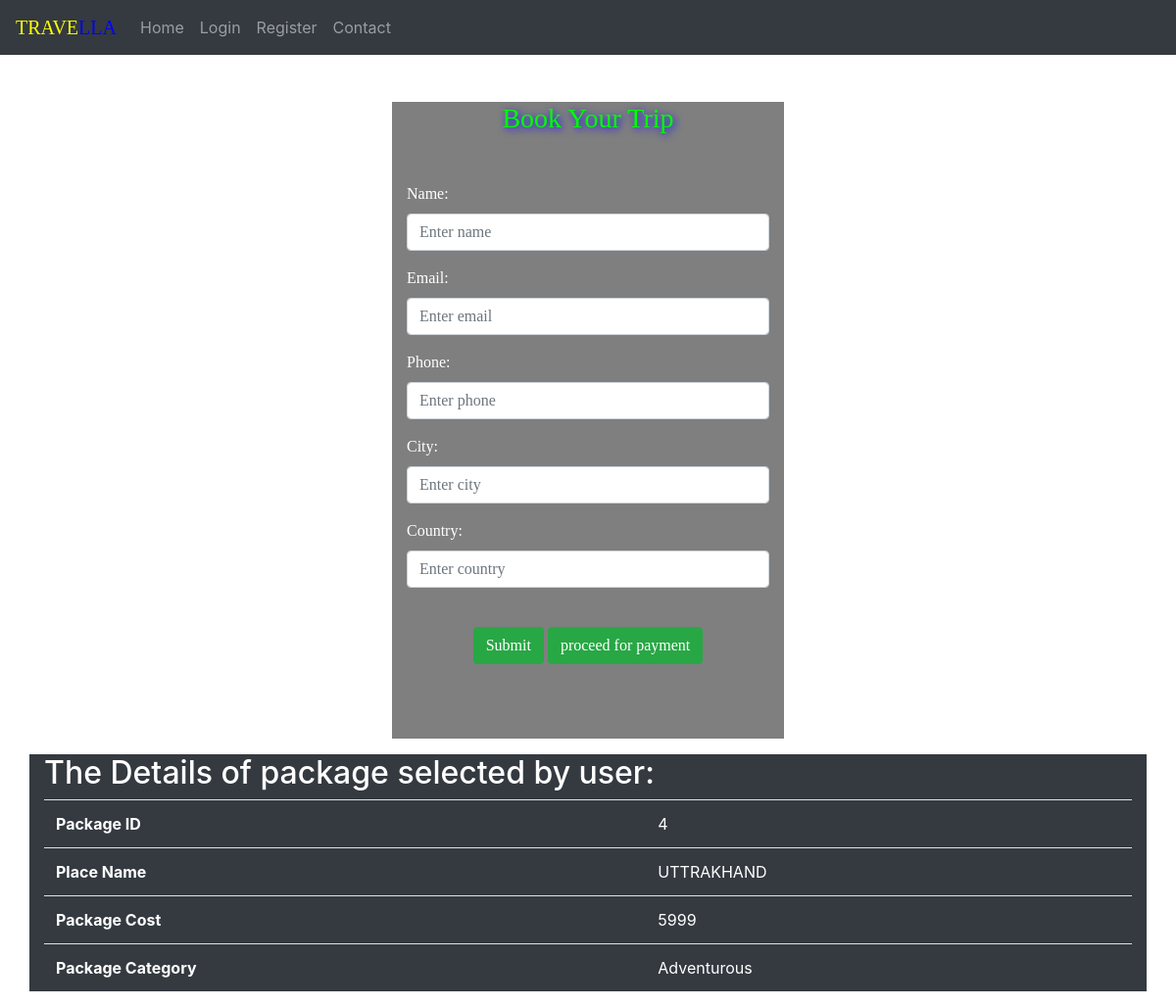
Page /order?checkid=4 on the committed database.
### myapp/models.py (models this page shows, shortened)
class package(models.Model):
    package_name=models.CharField(max_length=200)
    package_cate=models.CharField(max_length=200)
    days=models.IntegerField()
    package_image=models.ImageField(upload_to='package_images')
    package_desc=models.CharField(max_length=1000)
    package_price=models.IntegerField()
    pub_date=models.DateTimeField()

### myapp/views.py (the view)
# urls.py: path('order',views.order,name="order"),
def order(request):
    form = bookingForm()
    if request.method == "POST":
        form = bookingForm(request.POST)
        if form.is_valid():
            email = form.cleaned_data.get('email')
            form.save()
            send_mail(
                'Confirmation mail',
                'Thanks for booking.. stay connectd with us for booking various packages',
                settings.EMAIL_HOST_USER,
                fail_silently=True,
                recipient_list=[email]
            )
            messages.success(request, "package booked successfully !!")
        else:
            messages.error(request, "fill the correct details")
    else:
        idd = request.GET["checkid"]
        obj = package.objects.get(id=idd)
    return render(request,'order.html',{'form':form,'obj':obj})

### myapp/forms.py
class bookingForm(forms.ModelForm):
    class Meta:
        model=booking
        fields=['name','email','phone','city','country']
        widgets={
            'name':forms.TextInput(attrs={'class':'form-control text-primary','placeholder':"Enter name"}),
            'email':forms.TextInput(attrs={'class':'form-control text-primary','placeholder':"Enter email"}),
            'phone':forms.TextInput(attrs={'class':'form-control text-primary','placeholder':"Enter phone"}),
            'city':forms.TextInput(attrs={'class':'form-control text-primary','placeholder':"Enter city"}),
            'country':forms.TextInput(attrs={'class':'form-control text-primary','placeholder':"Enter country"}),
        }

### templates/order.html (shortened to what this page needs)
<!DOCTYPE html>
<html lang="en">
<head>
  <link rel="stylesheet" href="https://maxcdn.bootstrapcdn.com/bootstrap/4.5.2/css/bootstrap.min.css">
</head>
<body background="https://encrypted-tbn0.gstatic.com/images?q=tbn:ANd9GcQ3b2SuPaYYuICKAuDMmRu828tgU-voRXUXuA&usqp=CAU">
<nav class="navbar navbar-expand-md bg-dark navbar-dark">
  <a class="navbar-brand" href="#" style="color:yellow;font-family:cursive;">TRAVE<span style="color:blue;font-family:cursive;">LLA</span></a>
  <div class="collapse navbar-collapse" id="collapsibleNavbar">
<center>
    <ul class="navbar-nav">
      <li class="nav-item">
        <a class="nav-link" href="{% url 'index' %}">Home</a>
      </li>
      <li class="nav-item">
        <a class="nav-link" href="{% url 'login' %}">Login</a>
      </li>
      <li class="nav-item">
        <a class="nav-link" href="{% url 'register' %}">Register</a>
      </li>
      <li class="nav-item">
        <a class="nav-link" href="{% url 'enquiry' %}">Contact</a>
    </ul>
</center>
  </div>
</nav>
<div class="container mt-5" style="background-color:rgba(0,0,0,0.5); width:400px; height:650px;">
    <center><h3 style="font-family:cursive;text-shadow:2px 2px 8px blue;color:rgb(0,255,0);">Book Your Trip</h3></center>
<form method="POST" style="color:white;font-family:cursive;" class="mt-5">
{{form.as_p}}
    <center><input type="submit" class="btn btn-success mt-4">
    <a type="button" href="{% url 'payment'%}" class="btn btn-success mt-4">proceed for payment</a></center>
</form>
      </div>
 <div class="container bg-dark mt-3">
          <h2 style="color:white;">The Details of package selected by user:</h2>
   <table class="table">
                  <tbody>
                  <tr>
                      <th style="color:white;">Package ID</th>
                      <td style="color:white;">{{obj.id}}</td>
                  </tr>
                  <tr>
                      <th style="color:white;">Place Name</th>
                      <td style="color:white;">{{obj.package_name}}</td>
                  </tr>
                  <tr>
                      <th style="color:white;">Package Cost</th>
                      <td style="color:white;">{{obj.package_price}}</td>
				   <tr>
                      <th style="color:white;">Package Category</th>
                      <td style="color:white;">{{obj.package_cate}}</td>
                  </tr>
				  </tbody>
   </table>
  </div>
</body>
</html>

### templates/order.html (style rules this page uses)
body { background-repeat:no-repeat; background-size:cover; }

### rows in the picture
package: id "4", package_name "UTTRAKHAND", package_price "5999", package_cate "Adventurous"
